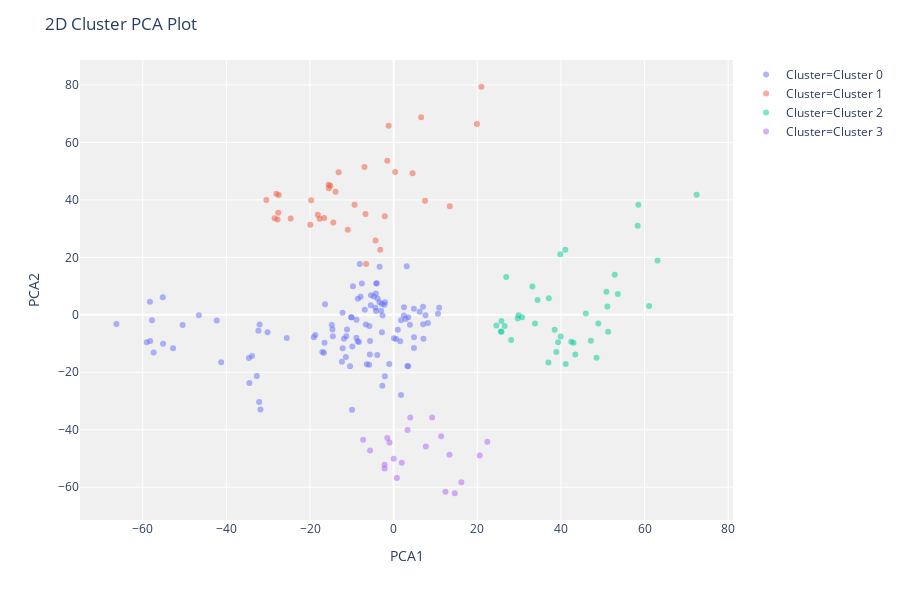

Notebook code cell kept with this figure:
### Code cell
plot_model(kmodes)

### Figure 1 — Plotly figure (JSON) as saved in the notebook; plotly's stock layout.template omitted (floating-point values rounded to 4 significant figures)
{"data": [{"customdata": [[1], [2], [3], [4], [5], [6], [7], [8], [9], [10], [11], [12], [13], [14], [15], [16], [17], [18], [19], [20], [21], [22], [23], [24], [25], [26], [27], [28], [29], [30], [31], [32], [33], [34], [35], [36], [37], [38], [39], [40], [41], [42], [43], [44], [45], [46], [47], [48], [49], [50], [51], [52], [53], [54], [55], [56], [57], [58], [59], [60], [61], [62], [63], [64], [65], [66], [67], [68], [69], [70], [71], [72], [73], [74], [75], [76], [77], [78], [79], [80], [81], [82], [83], [84], [85], [86], [87], [88], [89], [90], [91], [92], [93], [94], [95], [96], [97], [98], [99], [100], [101], [102], [103], [104], [105], [106]], "hoverlabel": {"namelength": 0}, "hovertemplate": "Cluster=Cluster 0<br>PCA1=%{x}<br>PCA2=%{y}<br>Feature=%{customdata[0]}", "legendgroup": "Cluster=Cluster 0", "marker": {"color": "#636efa", "opacity": 0.5, "symbol": "circle"}, "mode": "markers", "name": "Cluster=Cluster 0", "showlegend": true, "textposition": "top center", "type": "scatter", "x": [-31.87, -3.002, -4.21, -2.654, -6.915, 7.113, 4.862, 0.9838, -8.892, 4.857, -10.09, -16.41, 0.07192, -6.663, -8.564, -12.22, -5.808, -2.822, 1.554, -10.18, -5.653, -11.16, -14.79, -8.918, -8.613, 3.275, -14.63, -8.334, 3.464, 0.5492, -11.33, -5.48, -4.385, 3.121, -3.382, -8.112, 10.88, -4.066, 10.59, 7.029, -4.165, 7.613, -7.61, 6.208, 4.825, 2.474, 3.891, -4.26, -2.091, -5.424, -9.732, -4.729, -3.852, -2.224, 3.488, 7.049, 2.444, -2.8, -3.388, -7.916, 1.753, 8.175, -3.927, 2.878, -1.046, -46.59, -55.21, -33.89, -9.949, -34.63, -50.48, -57.81, -32.74, -42.32, -41.26, -52.76, -55.16, -58.24, -66.32, -59.07, -57.41, -32.17, -11.89, -34.5, -32.35, -58.3, -11.43, -2.116, -30.17, -16.53, -17.06, -16.69, -19.11, -12.38, -6.441, 1.749, -10.44, -18.75, -32.06, -5.702, -2.717, -14.55, -25.58, -9.898, -12.2, -5.865], "xaxis": "x", "y": [-33.0, 1.436, 1.29, -0.1997, 1.8, -8.33, -7.841, -5.241, -1.693, -11.54, -0.8101, 3.665, -8.167, -3.384, 5.55, 0.7305, -3.888, -6.106, -9.165, -0.8261, -9.097, -5.08, -3.573, -8.019, -9.216, -17.8, -5.075, -9.497, -17.93, -8.413, -7.448, 3.355, 2.45, 16.91, 16.73, 17.72, 2.496, 10.95, 0.3275, 2.763, 10.93, -0.133, 10.88, 1.103, 2.12, 2.593, -3.429, 7.374, 4.366, 6.792, 9.924, 6.369, 5.641, 3.531, -0.8334, -3.272, -0.1978, 3.754, 4.367, 6.262, -1.891, -2.809, -14.03, -1.422, -17.12, -0.1774, 6.088, -14.35, -33.02, -15.07, -3.565, -1.873, -21.33, -2.007, -16.47, -11.68, -10.08, -9.135, -3.215, -9.546, -13.13, -30.39, -8.31, -23.76, -5.533, 4.58, -14.71, -21.39, -6.091, -9.753, -12.94, -13.21, -7.847, -16.34, -17.18, -27.87, -17.92, -7.027, -3.361, -13.78, -24.66, -7.505, -8.08, -11.02, -11.68, -17.41], "yaxis": "y"}, {"customdata": [[107], [108], [109], [110], [111], [112], [113], [114], [115], [116], [117], [118], [119], [120], [121], [122], [123], [124], [125], [126], [127], [128], [129], [130], [131], [132], [133], [134], [135], [136], [137], [138], [139], [140], [141]], "hoverlabel": {"namelength": 0}, "hovertemplate": "Cluster=Cluster 1<br>PCA1=%{x}<br>PCA2=%{y}<br>Feature=%{customdata[0]}", "legendgroup": "Cluster=Cluster 1", "marker": {"color": "#EF553B", "opacity": 0.5, "symbol": "circle"}, "mode": "markers", "name": "Cluster=Cluster 1", "showlegend": true, "textposition": "top center", "type": "scatter", "x": [-15.57, -24.64, -27.61, -15.5, -27.78, -19.75, -30.46, -13.9, -2.134, -17.73, -3.214, -9.359, -10.98, -28.48, -16.62, -6.744, -14.45, -18.16, -28.06, -19.94, -15.14, -4.334, -1.522, -6.587, -1.199, 0.3466, 6.565, -27.49, 4.517, 13.42, -6.982, 19.91, 7.493, -13.17, 20.98], "xaxis": "x", "y": [45.25, 33.53, 35.52, 44.07, 33.15, 39.87, 39.99, 42.87, 34.31, 33.4, 22.64, 38.31, 29.65, 33.58, 33.7, 35.11, 32.1, 34.79, 42.09, 31.34, 44.89, 25.87, 53.64, 17.71, 65.85, 49.71, 68.74, 41.7, 49.28, 37.78, 51.41, 66.45, 39.66, 49.64, 79.38], "yaxis": "y"}, {"customdata": [[142], [143], [144], [145], [146], [147], [148], [149], [150], [151], [152], [153], [154], [155], [156], [157], [158], [159], [160], [161], [162], [163], [164], [165], [166], [167], [168], [169], [170], [171], [172], [173], [174], [175], [176], [177], [178], [179], [180]], "hoverlabel": {"namelength": 0}, "hovertemplate": "Cluster=Cluster 2<br>PCA1=%{x}<br>PCA2=%{y}<br>Feature=%{customdata[0]}", "legendgroup": "Cluster=Cluster 2", "marker": {"color": "#00cc96", "opacity": 0.5, "symbol": "circle"}, "mode": "markers", "name": "Cluster=Cluster 2", "showlegend": true, "textposition": "top center", "type": "scatter", "x": [47.16, 58.52, 63.1, 38.5, 34.42, 41.05, 58.35, 33.17, 52.87, 26.92, 39.84, 37.11, 53.61, 48.96, 50.88, 51.11, 45.96, 51.29, 61.08, 25.61, 33.79, 29.86, 37.01, 28.11, 41.14, 25.8, 24.57, 38.9, 26.54, 25.77, 72.45, 43.0, 39.31, 48.51, 29.68, 42.47, 39.95, 30.71, 43.44], "xaxis": "x", "y": [-9.068, 38.35, 18.87, -5.208, 5.151, 22.62, 31.02, 9.844, 13.96, 13.13, 21.06, 5.723, 7.283, -2.985, 8.015, 2.882, 0.4774, -5.911, 3.06, -5.771, -3.016, -0.1462, -16.57, -8.778, -17.12, -5.902, -3.718, -12.93, -3.923, -2.151, 41.81, -9.721, -9.535, -14.99, -1.267, -9.375, -7.573, -0.8202, -13.78], "yaxis": "y"}, {"customdata": [[181], [182], [183], [184], [185], [186], [187], [188], [189], [190], [191], [192], [193], [194], [195], [196], [197], [198], [199], [200]], "hoverlabel": {"namelength": 0}, "hovertemplate": "Cluster=Cluster 3<br>PCA1=%{x}<br>PCA2=%{y}<br>Feature=%{customdata[0]}", "legendgroup": "Cluster=Cluster 3", "marker": {"color": "#ab63fa", "opacity": 0.5, "symbol": "circle"}, "mode": "markers", "name": "Cluster=Cluster 3", "showlegend": true, "textposition": "top center", "type": "scatter", "x": [3.307, 20.57, 11.36, 0.7656, 9.188, 13.34, 22.38, 3.961, 7.692, 1.948, -0.9811, 16.19, -7.304, -0.00175, 14.62, -5.654, 12.37, -2.167, -1.526, -2.176], "xaxis": "x", "y": [-40.13, -49.0, -42.29, -56.84, -35.75, -48.71, -44.17, -35.72, -45.86, -51.52, -44.45, -58.3, -43.51, -50.11, -62.11, -47.27, -61.62, -53.48, -42.86, -52.23], "yaxis": "y"}], "layout": {"height": 600, "legend": {"tracegroupgap": 0}, "margin": {"t": 60}, "plot_bgcolor": "rgb(240,240,240)", "title": {"text": "2D Cluster PCA Plot"}, "xaxis": {"anchor": "y", "domain": [0, 1], "title": {"text": "PCA1"}}, "yaxis": {"anchor": "x", "domain": [0, 1], "title": {"text": "PCA2"}}}}
